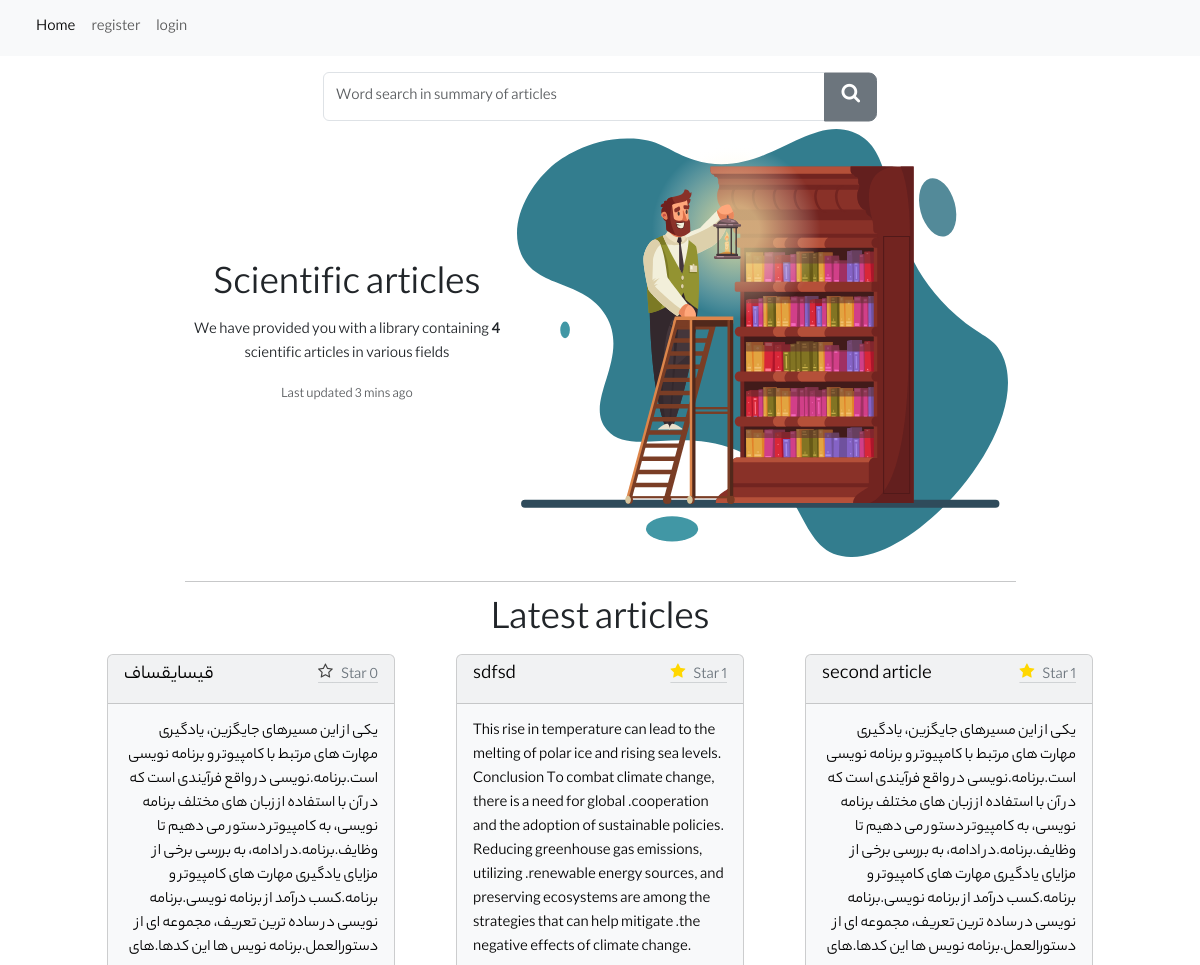
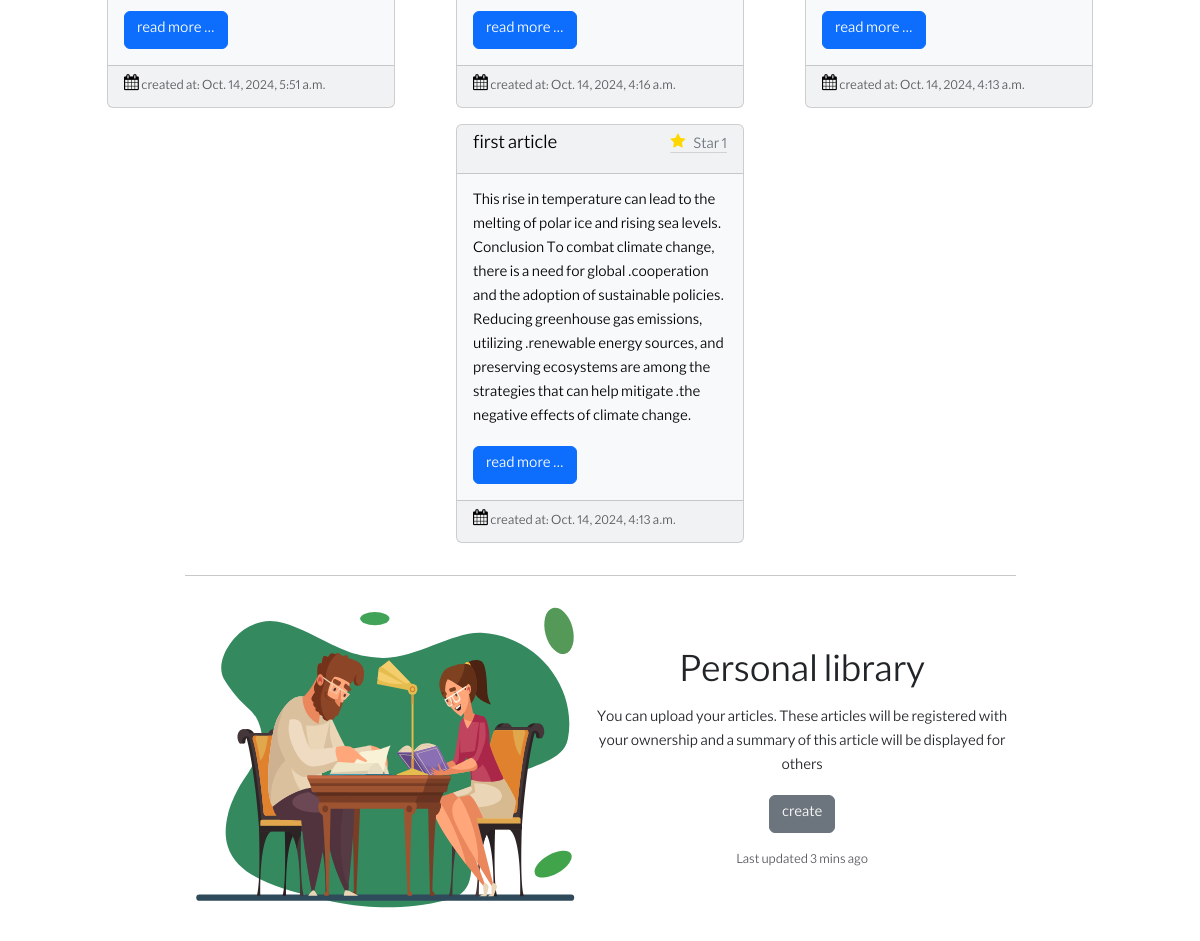
Before: /home/ (upper part) with the older database file (2 pictures, top to bottom).
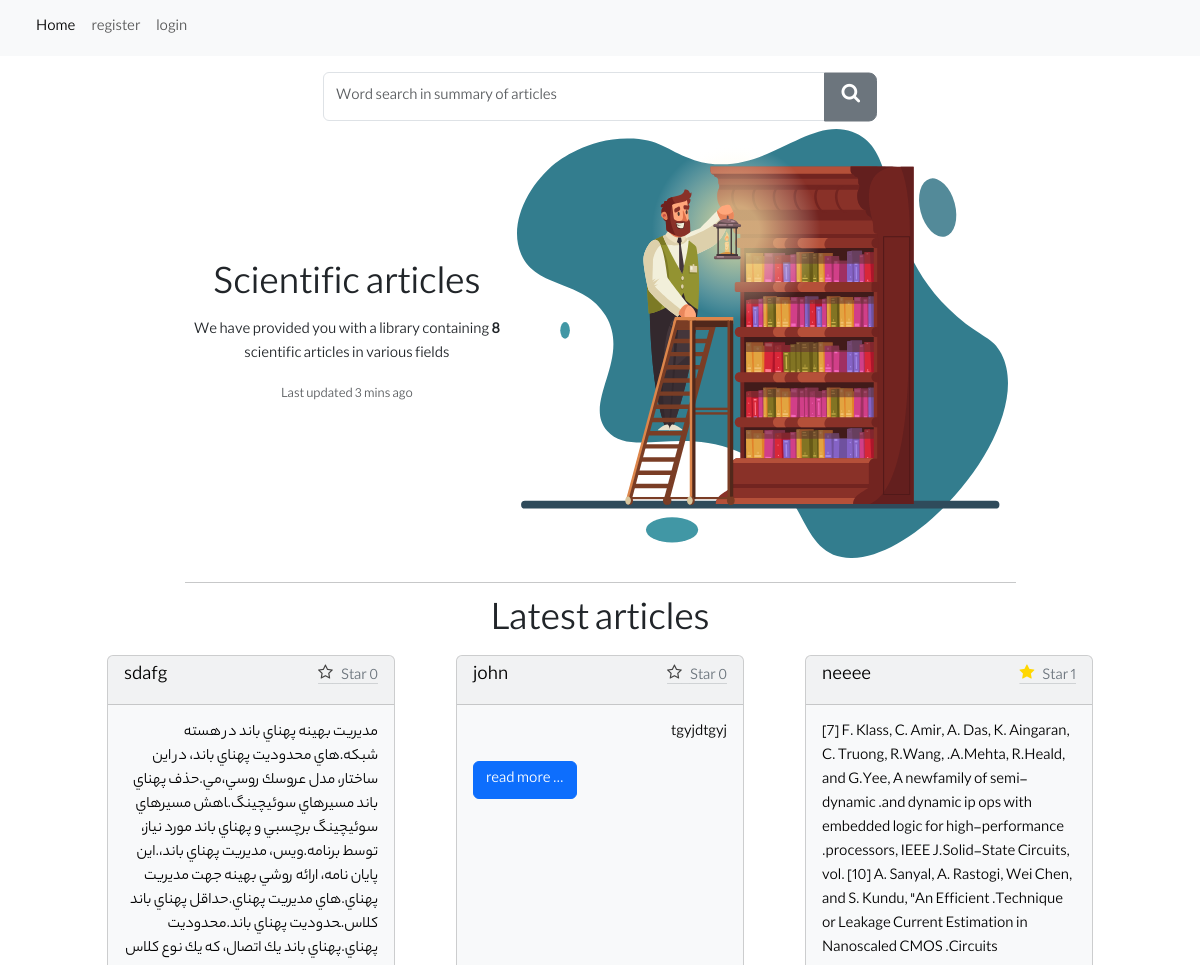
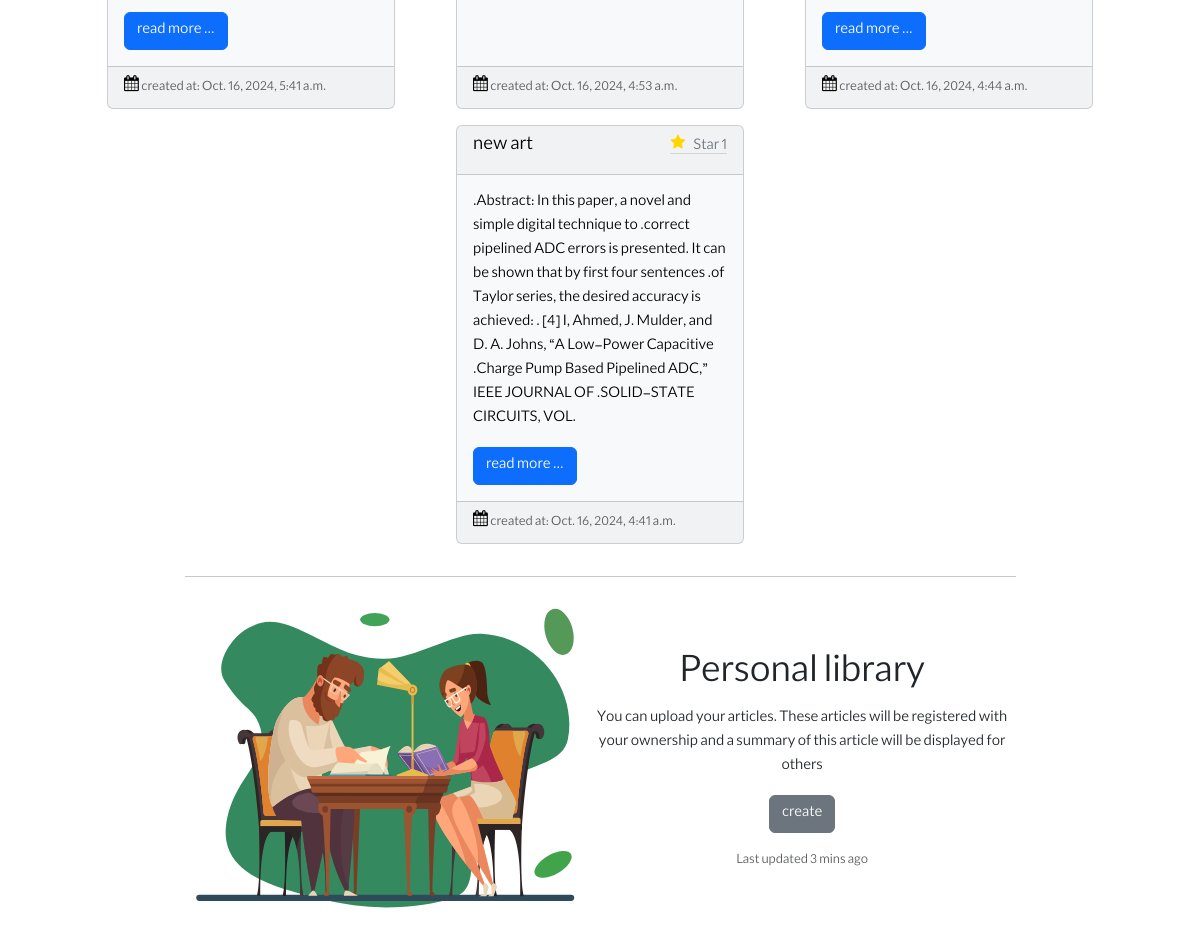
After: the same page with the newer database file (2 pictures, top to bottom).
### home/models.py (models this page shows)
class Article(models.Model):
    title = models.CharField(max_length=100)
    body = models.TextField()
    pdf = models.FileField(upload_to='%Y/%m/%d/')
    lang = models.CharField(max_length=10)
    created = models.DateTimeField(auto_now_add=True)
    owner = models.ManyToManyField(User)

### home/views.py (the view)
# urls.py: 2. Add a URL to urlpatterns:  path('', views.home, name='home')
def home(request):
    articles = Article.objects.annotate(like_count=Count('like')).order_by('-created')
    num = articles.count()
    form = ArticleFindForm()
    if request.GET.get('search'):
        articles = articles.filter(body__contains=request.GET['search'])
        text = 'Search results'
    else:
        articles = articles[:4]
        text = 'Latest articles'
    return render(request, 'home.html', {'articles': articles, 'form': form, 'text': text, 'num':num})

### home/forms.py
class ArticleFindForm(forms.Form):
    search = forms.CharField(widget=forms.TextInput(attrs={'class':'form-control','placeholder':'Word search in summary of articles'}))

### templates/home.html
{% extends 'base.html' %} {% block content %}
<div class="col-md-6">
  <form method="get" class="d-flex" novalidate>
    <div class="input-group">
      {{ form.search }}
      <button class="btn btn-secondary btn-lg" type="submit">
        <span class="icon-search"></span>
      </button>
    </div>
  </form>
</div>
<div class="d-flex bd-highlight w-75 justify-content-center">
  <div class="p-2 flex-shrink-1 bd-highlight align-self-center text-center">
    <h1>Scientific articles</h1>
    <p>
      We have provided you with a library containing <b>{{ num }}</b> scientific
      articles in various fields
    </p>
    <p>
      <small class="text-body-secondary">Last updated 3 mins ago</small>
    </p>
  </div>
  <div class="p-2 w-100 flex-fill bd-highlight">
    {% load static %}
    <img src="{% static 'svg/library.svg' %}" alt="..." />
  </div>
</div>
<hr class="w-75" />
<h1>{{ text }}</h1>
<div class="d-flex justify-content-evenly flex-wrap" style="width: inherit">
  {% for article in articles %}
  <div class="card text-bg-light mb-3" style="width: 18rem">
    <div class="card-header d-flex justify-content-between">
      <h5
        class="d-flex justify-content-between"
        dir="{% if article.lang == 'fa' %}rtl{% else %}ltr{% endif %}"
      >
        {{ article.title }}
      </h5>
      <a href="/star/star/{{ article.id }}" class="link-secondary link-offset-2 link-underline-opacity-25 link-underline-opacity-100-hover">
        {% if article.like_count == 0 %}
        <span class="icon-star-o">
        {% else %}
        <span class="icon-star">
        {% endif %}
        </span> Star<span> {{ article.like_count }} </span>
      </a>
    </div>
    <div class="card-body">
      <p
        class="card-text"
        style="max-height: 240px; overflow: hidden"
        dir="{% if article.lang == 'fa' %}rtl{% else %}ltr{% endif %}"
      >
        {{ article.body }}
      </p>
      <a href="{% url 'detail' article.id %}" class="btn btn-primary"
        >read more ...</a
      >
    </div>
    <div class="card-footer">
      <span class="icon-calendar"></span>
      <small class="text-body-secondary"
        >created at: {{ article.created }}</small
      >
    </div>
  </div>
  {%endfor%}
</div>
<hr class="w-75" />
<div class="d-flex bd-highlight w-75 justify-content-center">
  <div class="p-2 w-100 flex-fill bd-highlight">
    {% load static %}
    <img src="{% static 'svg/table.svg' %}" alt="..." />
  </div>
  <div class="p-2 flex-shrink-1 bd-highlight align-self-center text-center">
    <h1>Personal library</h1>
    <p>
      You can upload your articles. These articles will be registered with your
      ownership and a summary of this article will be displayed for others
    </p>
    <a href="/upload" class="btn btn-secondary mb-3">create</a>
    <p>
      <small class="text-body-secondary">Last updated 3 mins ago</small>
    </p>
  </div>
</div>
{% endblock %}

Changed rows visible on the page:
no longer on this page (row unchanged): Article: title "قیسایقساف", like_count "0", body "یکی از این مسیرهای جایگزین، یادگیری مهارت های مرتبط با کامپیوتر و برنامه نویسی است.برنامه.نویسی در واقع فرآیندی است که در آن با استفاده از زبان های مختلف برنامه نویسی، به کامپیوتر دستور می دهیم تا وظایف.برنامه.در ادامه، به بررسی برخی از مزایای یادگیری مهارت های کامپیوتر و برنامه.کسب درآمد از برنامه نویسی.برنامه نویسی در ساده ترین تعریف، مجموعه ای از دستورالعمل.برنامه نویس ها این کدها.های…", created "Oct. 14, 2024, 5:51 a.m."
no longer on this page (row unchanged): Article: title "sdfsd", like_count "1", body "This rise in temperature can lead to the melting of polar ice and rising sea levels. Conclusion To combat climate change, there is a need for global .cooperation and the adoption of sustainable policies. Reducing greenhouse gas emissions, utilizing .renewable energy sources, and preserving ecosystems are among the strategies that can help mitigate .the negative effects of climate change.", created "Oct. 14, 2024, 4:16 a.m."
no longer on this page (row unchanged): Article: title "second article", like_count "1", body "یکی از این مسیرهای جایگزین، یادگیری مهارت های مرتبط با کامپیوتر و برنامه نویسی است.برنامه.نویسی در واقع فرآیندی است که در آن با استفاده از زبان های مختلف برنامه نویسی، به کامپیوتر دستور می دهیم تا وظایف.برنامه.در ادامه، به بررسی برخی از مزایای یادگیری مهارت های کامپیوتر و برنامه.کسب درآمد از برنامه نویسی.برنامه نویسی در ساده ترین تعریف، مجموعه ای از دستورالعمل.برنامه نویس ها این کدها.های…", created "Oct. 14, 2024, 4:13 a.m."
no longer on this page (row unchanged): Article: title "first article", like_count "1", body "This rise in temperature can lead to the melting of polar ice and rising sea levels. Conclusion To combat climate change, there is a need for global .cooperation and the adoption of sustainable policies. Reducing greenhouse gas emissions, utilizing .renewable energy sources, and preserving ecosystems are among the strategies that can help mitigate .the negative effects of climate change.", created "Oct. 14, 2024, 4:13 a.m."
added Article: title "sdafg", like_count "0", body "ﻣﺪﻳﺮﻳﺖ ﺑﻬﻴﻨﻪ ﭘﻬﻨﺎي ﺑﺎﻧﺪ در ﻫﺴﺘﻪ ﺷﺒﻜﻪ.ﻫﺎي ﻣﺤﺪودﻳﺖ ﭘﻬﻨﺎي ﺑﺎﻧﺪ، در اﻳﻦ ﺳﺎﺧﺘﺎر، ﻣﺪل ﻋﺮوﺳﻚ روﺳﻲ،ﻣﻲ.ﺣﺬف ﭘﻬﻨﺎي ﺑﺎﻧﺪ ﻣﺴﻴﺮﻫﺎي ﺳﻮﺋﻴﭽﻴﻨﮓ.ﺎﻫﺶ ﻣﺴﻴﺮﻫﺎي ﺳﻮﺋﻴﭽﻴﻨﮓ ﺑﺮﭼﺴﺒﻲ و ﭘﻬﻨﺎي ﺑﺎﻧﺪ ﻣﻮرد ﻧﻴﺎز، ﺗﻮﺳﻂ ﺑﺮﻧﺎﻣﻪ.وﻳﺲ، ﻣﺪﻳﺮﻳﺖ ﭘﻬﻨﺎي ﺑﺎﻧﺪ،.اﻳﻦ ﭘﺎﻳﺎن ﻧﺎﻣﻪ، اراﺋﻪ روﺷﻲ ﺑﻬﻴﻨﻪ ﺟﻬﺖ ﻣﺪﻳﺮﻳﺖ ﭘﻬﻨﺎي.ﻫﺎي ﻣﺪﻳﺮﻳﺖ ﭘﻬﻨﺎي.ﺣﺪاﻗﻞ ﭘﻬﻨﺎي ﺑﺎﻧﺪ ﻛﻼس.ﺤﺪودﻳﺖ ﭘﻬﻨﺎي ﺑﺎﻧﺪ.ﻣﺤﺪودﻳﺖ ﭘﻬﻨﺎي.ﭘﻬﻨﺎي ﺑﺎﻧﺪ ﻳﻚ اﺗﺼﺎل، ﻛﻪ ﻳﻚ ﻧﻮع ﻛﻼس…", created "Oct. 16, 2024, 5:41 a.m."
added Article: title "john", like_count "0", body "tgyjdtgyj", created "Oct. 16, 2024, 4:53 a.m."
added Article: title "neeee", like_count "1", body "[7] F. Klass, C. Amir, A. Das, K. Aingaran, C. Truong, R.Wang, .A.Mehta, R.Heald, and G.Yee, A newfamily of semi-dynamic .and dynamic ip ops with embedded logic for high-performance .processors, IEEE J.Solid-State Circuits, vol. [10] A. Sanyal, A. Rastogi, Wei Chen, and S. Kundu, \"An Efficient .Technique or Leakage Current Estimation in Nanoscaled CMOS .Circuits…", created "Oct. 16, 2024, 4:44 a.m."
added Article: title "new art", like_count "1", body ".Abstract: In this paper, a novel and simple digital technique to .correct pipelined ADC errors is presented. It can be shown that by first four sentences .of Taylor series, the desired accuracy is achieved: . [4] I, Ahmed, J. Mulder, and D. A. Johns, “A Low-Power Capacitive .Charge Pump Based Pipelined ADC,” IEEE JOURNAL OF .SOLID-STATE CIRCUITS, VOL.", created "Oct. 16, 2024, 4:41 a.m."
Other visible differences:
{{ num }}: "4" → "8"
